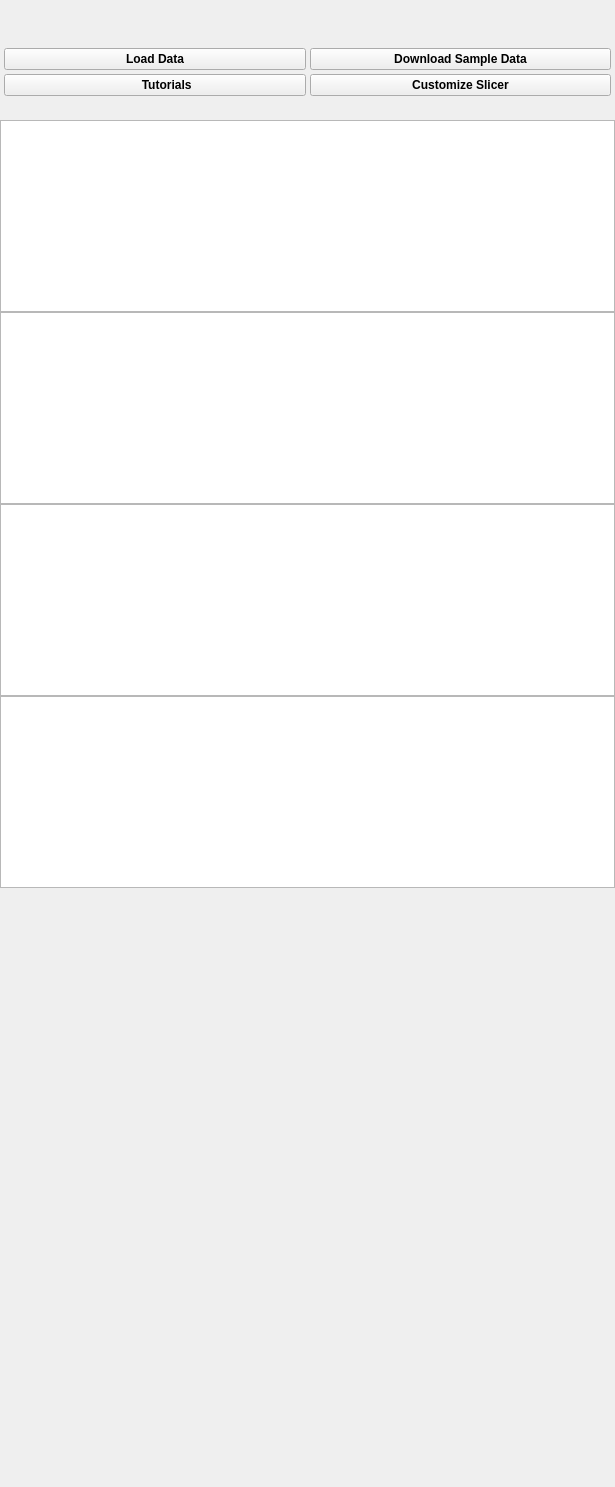
<?xml version="1.0" encoding="UTF-8"?>
<ui version="4.0">
 <class>qSlicerAstroWelcomeModuleWidget</class>
 <widget class="qSlicerWidget" name="qSlicerAstroWelcomeModuleWidget">
  <property name="geometry">
   <rect>
    <x>0</x>
    <y>0</y>
    <width>615</width>
    <height>1487</height>
   </rect>
  </property>
  <property name="windowTitle">
   <string>Welcome</string>
  </property>
  <layout class="QVBoxLayout" name="verticalLayout_12">
   <item>
    <widget class="QLabel" name="IconLabel">
     <property name="text">
      <string/>
     </property>
     <property name="alignment">
      <set>Qt::AlignCenter</set>
     </property>
    </widget>
   </item>
   <item>
    <spacer name="verticalSpacer_2">
     <property name="orientation">
      <enum>Qt::Vertical</enum>
     </property>
     <property name="sizeType">
      <enum>QSizePolicy::Fixed</enum>
     </property>
     <property name="sizeHint" stdset="0">
      <size>
       <width>20</width>
       <height>30</height>
      </size>
     </property>
    </spacer>
   </item>
   <item>
    <widget class="QFrame" name="ButtonsFrame">
     <property name="font">
      <font>
       <weight>75</weight>
       <bold>true</bold>
      </font>
     </property>
     <property name="frameShape">
      <enum>QFrame::NoFrame</enum>
     </property>
     <property name="frameShadow">
      <enum>QFrame::Raised</enum>
     </property>
     <layout class="QGridLayout" name="gridLayout_2">
      <property name="leftMargin">
       <number>4</number>
      </property>
      <property name="topMargin">
       <number>4</number>
      </property>
      <property name="rightMargin">
       <number>4</number>
      </property>
      <property name="bottomMargin">
       <number>4</number>
      </property>
      <property name="spacing">
       <number>4</number>
      </property>
      <item row="1" column="1">
       <widget class="QPushButton" name="LoadSampleDataButton">
        <property name="text">
         <string>Download Sample Data</string>
        </property>
        <property name="icon">
         <iconset resource="../qSlicerAstroWelcomeModule.qrc">
          <normaloff>:/Images/SlicerWWW-Original.png</normaloff>:/Images/SlicerWWW-Original.png</iconset>
        </property>
        <property name="iconSize">
         <size>
          <width>29</width>
          <height>22</height>
         </size>
        </property>
       </widget>
      </item>
      <item row="1" column="0">
       <widget class="QPushButton" name="LoadNonDicomDataButton">
        <property name="text">
         <string>Load Data</string>
        </property>
        <property name="icon">
         <iconset resource="../qSlicerAstroWelcomeModule.qrc">
          <normaloff>:/Images/SlicerLoadData-Original.png</normaloff>:/Images/SlicerLoadData-Original.png</iconset>
        </property>
        <property name="iconSize">
         <size>
          <width>45</width>
          <height>22</height>
         </size>
        </property>
       </widget>
      </item>
      <item row="2" column="0">
       <widget class="QPushButton" name="pushToSlicerWelcom">
        <property name="sizePolicy">
         <sizepolicy hsizetype="Minimum" vsizetype="Fixed">
          <horstretch>0</horstretch>
          <verstretch>0</verstretch>
         </sizepolicy>
        </property>
        <property name="font">
         <font>
          <weight>75</weight>
          <bold>true</bold>
         </font>
        </property>
        <property name="text">
         <string>       Tutorials</string>
        </property>
        <property name="icon">
         <iconset resource="../qSlicerAstroWelcomeModule.qrc">
          <normaloff>:/Icons/SlicerWelcome.png</normaloff>:/Icons/SlicerWelcome.png</iconset>
        </property>
        <property name="iconSize">
         <size>
          <width>22</width>
          <height>22</height>
         </size>
        </property>
       </widget>
      </item>
      <item row="2" column="1">
       <widget class="QPushButton" name="EditApplicationSettingsButton">
        <property name="text">
         <string>Customize Slicer</string>
        </property>
        <property name="icon">
         <iconset resource="../qSlicerAstroWelcomeModule.qrc">
          <normaloff>:/Images/SlicerAdvancedGear-Original.png</normaloff>:/Images/SlicerAdvancedGear-Original.png</iconset>
        </property>
        <property name="iconSize">
         <size>
          <width>22</width>
          <height>22</height>
         </size>
        </property>
       </widget>
      </item>
     </layout>
    </widget>
   </item>
   <item>
    <spacer name="verticalSpacer">
     <property name="orientation">
      <enum>Qt::Vertical</enum>
     </property>
     <property name="sizeType">
      <enum>QSizePolicy::Fixed</enum>
     </property>
     <property name="sizeHint" stdset="0">
      <size>
       <width>20</width>
       <height>20</height>
      </size>
     </property>
    </spacer>
   </item>
   <item>
    <widget class="ctkCollapsibleButton" name="FeedbackCollapsibleWidget" native="true">
     <property name="text" stdset="0">
      <string>Feedback</string>
     </property>
     <property name="collapsed" stdset="0">
      <bool>true</bool>
     </property>
     <layout class="QVBoxLayout" name="verticalLayout_13">
      <property name="spacing">
       <number>0</number>
      </property>
      <property name="leftMargin">
       <number>0</number>
      </property>
      <property name="topMargin">
       <number>0</number>
      </property>
      <property name="rightMargin">
       <number>0</number>
      </property>
      <property name="bottomMargin">
       <number>0</number>
      </property>
      <item>
       <widget class="ctkFittedTextBrowser" name="textBrowser_13">
        <property name="sizePolicy">
         <sizepolicy hsizetype="Ignored" vsizetype="Minimum">
          <horstretch>0</horstretch>
          <verstretch>0</verstretch>
         </sizepolicy>
        </property>
        <property name="verticalScrollBarPolicy">
         <enum>Qt::ScrollBarAlwaysOff</enum>
        </property>
        <property name="openExternalLinks">
         <bool>true</bool>
        </property>
       </widget>
      </item>
     </layout>
    </widget>
   </item>
   <item>
    <widget class="ctkCollapsibleButton" name="WelcomeAndAboutCollapsibleWidget" native="true">
     <property name="text" stdset="0">
      <string>About</string>
     </property>
     <property name="collapsed" stdset="0">
      <bool>true</bool>
     </property>
     <layout class="QVBoxLayout" name="verticalLayout">
      <property name="spacing">
       <number>0</number>
      </property>
      <property name="leftMargin">
       <number>0</number>
      </property>
      <property name="topMargin">
       <number>0</number>
      </property>
      <property name="rightMargin">
       <number>0</number>
      </property>
      <property name="bottomMargin">
       <number>0</number>
      </property>
      <item>
       <widget class="ctkFittedTextBrowser" name="textBrowse">
        <property name="sizePolicy">
         <sizepolicy hsizetype="Ignored" vsizetype="Minimum">
          <horstretch>0</horstretch>
          <verstretch>0</verstretch>
         </sizepolicy>
        </property>
        <property name="verticalScrollBarPolicy">
         <enum>Qt::ScrollBarAlwaysOff</enum>
        </property>
        <property name="openExternalLinks">
         <bool>true</bool>
        </property>
       </widget>
      </item>
     </layout>
    </widget>
   </item>
   <item>
    <widget class="ctkCollapsibleButton" name="OverviewCollapsibleWidget" native="true">
     <property name="text" stdset="0">
      <string>Overview</string>
     </property>
     <property name="collapsed" stdset="0">
      <bool>true</bool>
     </property>
     <layout class="QVBoxLayout" name="verticalLayout_2">
      <property name="spacing">
       <number>0</number>
      </property>
      <property name="leftMargin">
       <number>0</number>
      </property>
      <property name="topMargin">
       <number>0</number>
      </property>
      <property name="rightMargin">
       <number>0</number>
      </property>
      <property name="bottomMargin">
       <number>0</number>
      </property>
      <item>
       <widget class="ctkFittedTextBrowser" name="textBrowser_2">
        <property name="sizePolicy">
         <sizepolicy hsizetype="Ignored" vsizetype="Minimum">
          <horstretch>0</horstretch>
          <verstretch>0</verstretch>
         </sizepolicy>
        </property>
        <property name="verticalScrollBarPolicy">
         <enum>Qt::ScrollBarAlwaysOff</enum>
        </property>
        <property name="openExternalLinks">
         <bool>true</bool>
        </property>
       </widget>
      </item>
     </layout>
    </widget>
   </item>
   <item>
    <widget class="ctkCollapsibleButton" name="AcknowledgmentCollapsibleWidget" native="true">
     <property name="text" stdset="0">
      <string>Acknowledgment</string>
     </property>
     <property name="collapsed" stdset="0">
      <bool>true</bool>
     </property>
     <layout class="QVBoxLayout" name="verticalLayout_11">
      <property name="spacing">
       <number>0</number>
      </property>
      <property name="leftMargin">
       <number>0</number>
      </property>
      <property name="topMargin">
       <number>0</number>
      </property>
      <property name="rightMargin">
       <number>0</number>
      </property>
      <property name="bottomMargin">
       <number>0</number>
      </property>
      <item>
       <widget class="ctkFittedTextBrowser" name="textBrowser_11">
        <property name="sizePolicy">
         <sizepolicy hsizetype="Ignored" vsizetype="Minimum">
          <horstretch>0</horstretch>
          <verstretch>0</verstretch>
         </sizepolicy>
        </property>
        <property name="verticalScrollBarPolicy">
         <enum>Qt::ScrollBarAlwaysOff</enum>
        </property>
        <property name="openExternalLinks">
         <bool>true</bool>
        </property>
       </widget>
      </item>
     </layout>
    </widget>
   </item>
   <item>
    <spacer name="VerticalSpacer">
     <property name="orientation">
      <enum>Qt::Vertical</enum>
     </property>
     <property name="sizeType">
      <enum>QSizePolicy::MinimumExpanding</enum>
     </property>
     <property name="sizeHint" stdset="0">
      <size>
       <width>0</width>
       <height>0</height>
      </size>
     </property>
    </spacer>
   </item>
  </layout>
 </widget>
 <layoutdefault spacing="0" margin="0"/>
 <customwidgets>
  <customwidget>
   <class>qSlicerWidget</class>
   <extends>QWidget</extends>
   <header>qSlicerWidget.h</header>
   <container>1</container>
  </customwidget>
  <customwidget>
   <class>ctkCollapsibleButton</class>
   <extends>QWidget</extends>
   <header>ctkCollapsibleButton.h</header>
   <container>1</container>
  </customwidget>
  <customwidget>
   <class>ctkFittedTextBrowser</class>
   <extends>QTextBrowser</extends>
   <header>ctkFittedTextBrowser.h</header>
  </customwidget>
 </customwidgets>
 <resources>
  <include location="../qSlicerAstroWelcomeModule.qrc"/>
 </resources>
 <connections/>
</ui>
